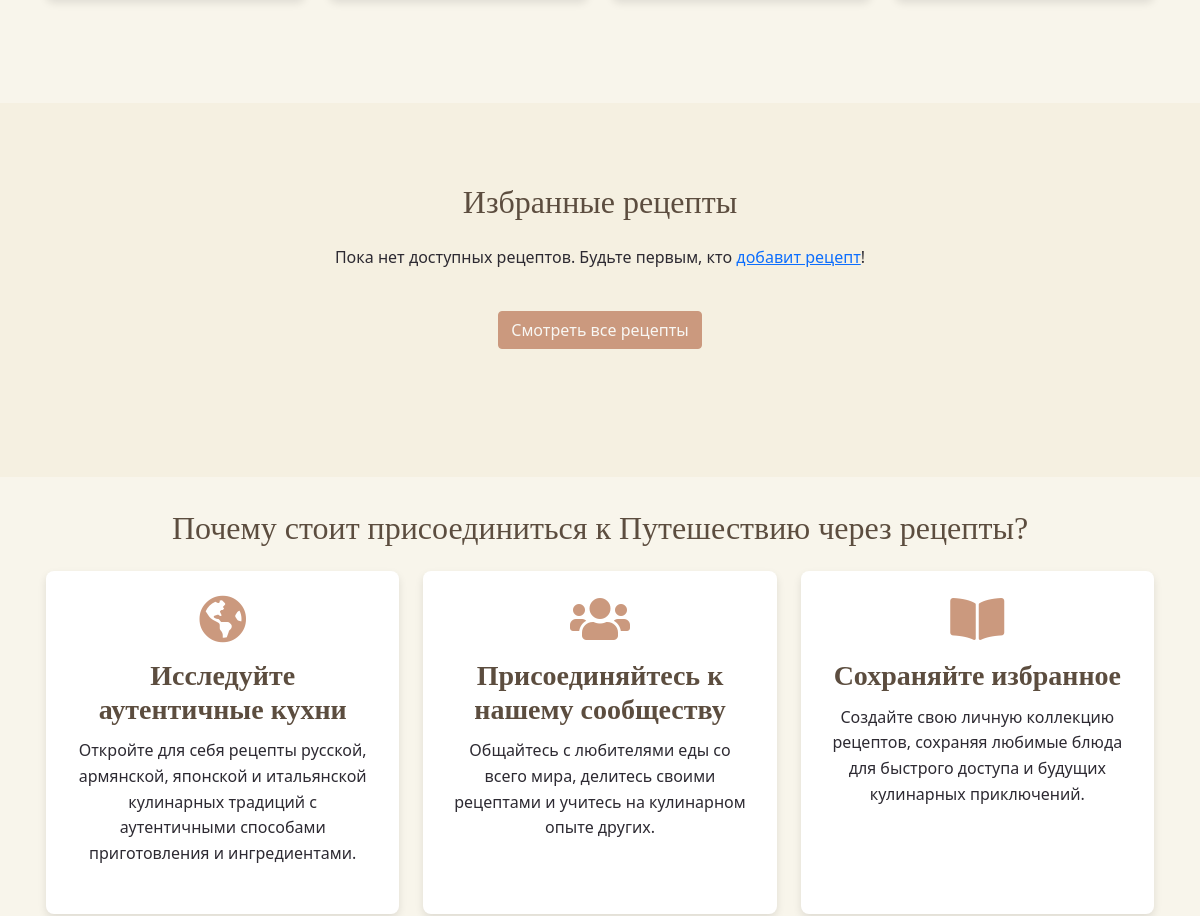
Before: / (middle part) with the older database file.
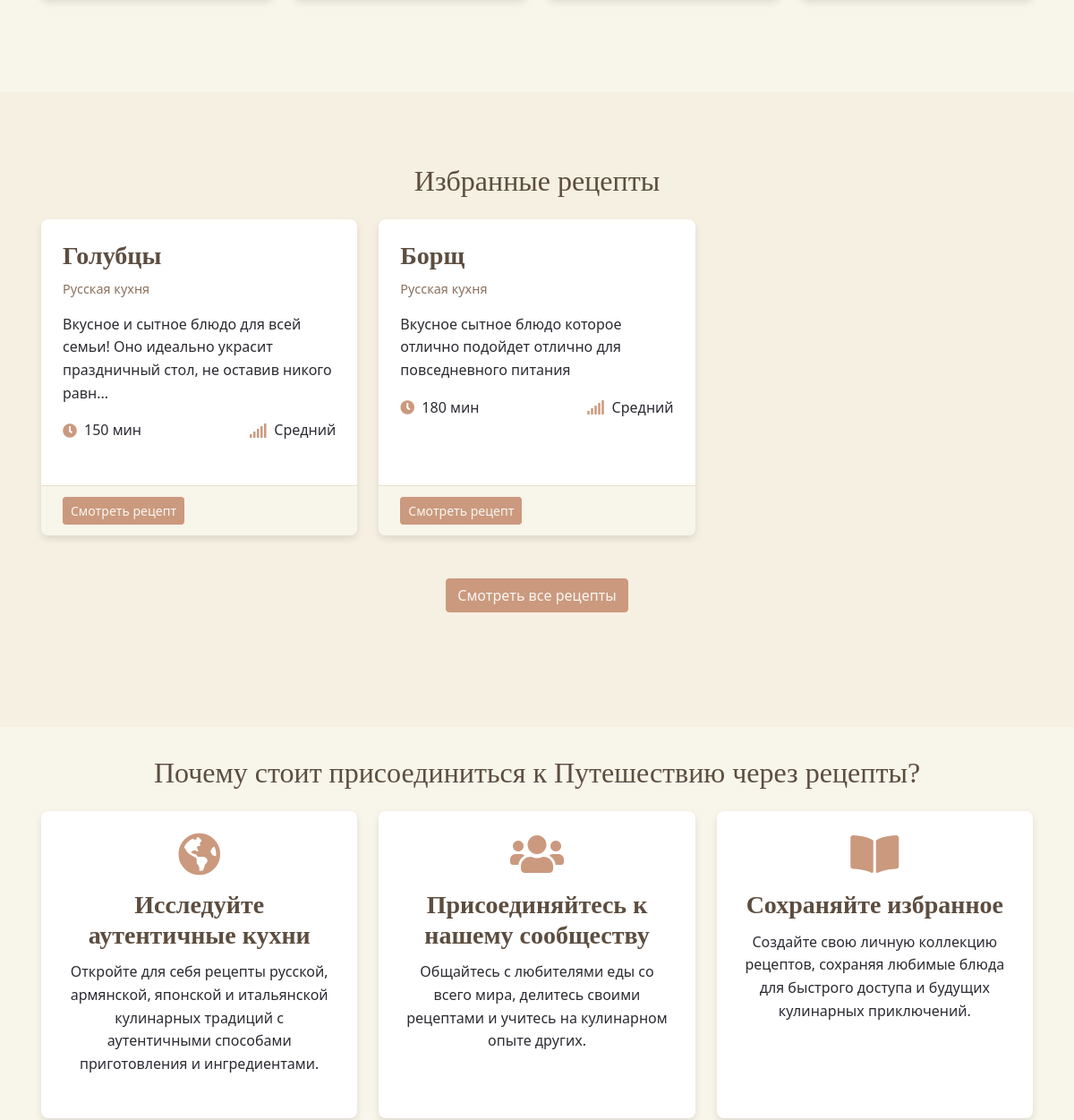
After: the same page with the newer database file.
### models.py (models this page shows, shortened)
class Recipe(db.Model):
    id = db.Column(db.Integer, primary_key=True)
    title = db.Column(db.String(128), nullable=False)
    description = db.Column(db.Text)
    ingredients = db.Column(db.Text, nullable=False)
    instructions = db.Column(db.Text, nullable=False)
    prep_time = db.Column(db.Integer)  # in minutes
    cook_time = db.Column(db.Integer)  # in minutes
    servings = db.Column(db.Integer)
    difficulty = db.Column(db.String(20))  # Easy, Medium, Hard
    created_at = db.Column(db.DateTime, default=datetime.utcnow)
    updated_at = db.Column(db.DateTime, default=datetime.utcnow, onupdate=datetime.utcnow)
    user_id = db.Column(db.Integer, db.ForeignKey('user.id'))
    cuisine_id = db.Column(db.Integer, db.ForeignKey('cuisine.id'))
    favorites = db.relationship('Favorite', backref='recipe', lazy='dynamic')

class Cuisine(db.Model):
    id = db.Column(db.Integer, primary_key=True)
    name = db.Column(db.String(64), unique=True, nullable=False)
    description = db.Column(db.Text)
    recipes = db.relationship('Recipe', backref='cuisine', lazy='dynamic')

### routes.py (the view)
@app.route('/')
def index():
    featured_recipes = Recipe.query.order_by(Recipe.created_at.desc()).limit(6).all()
    cuisines = Cuisine.query.all()
    return render_template('index.html', featured_recipes=featured_recipes, cuisines=cuisines)

### templates/index.html (shortened to what the changed rows need)
{% extends 'base.html' %}
{% block content %}
    <section class="bg-beige py-5">
        <div class="container section">
            <h2 class="text-center mb-4">Избранные рецепты</h2>
            <div class="row">
                {% if featured_recipes %}
                    {% for recipe in featured_recipes %}
                        <div class="col-lg-4 col-md-6 mb-4">
                            <div class="card h-100 animate-on-scroll">
                                <div class="card-body">
                                    <h3 class="card-title">{{ recipe.title }}</h3>
                                    <p class="card-subtitle">{{ recipe.cuisine.name }} кухня</p>
                                    <p class="card-text">{{ recipe.description[:100] }}{% if recipe.description|length > 100 %}...{% endif %}</p>
                                    <div class="d-flex justify-content-between align-items-center">
                                        <div class="recipe-meta-item">
                                            <i class="fas fa-clock"></i>
                                            <span>{{ recipe.prep_time + recipe.cook_time }} мин</span>
                                        </div>
                                        <div class="recipe-meta-item">
                                            <i class="fas fa-signal"></i>
                                            <span>{{ recipe.difficulty }}</span>
                                        </div>
                                    </div>
                                </div>
                                <div class="card-footer">
                                    <a href="{{ url_for('recipe_detail', recipe_id=recipe.id) }}" class="btn btn-primary btn-sm">Смотреть рецепт</a>
                                </div>
                            </div>
                        </div>
                    {% endfor %}
                {% else %}
                    <div class="col-12 text-center">
                        <p>Пока нет доступных рецептов. Будьте первым, кто <a href="{{ url_for('add_recipe') }}">добавит рецепт</a>!</p>
                    </div>
                {% endif %}
            </div>
        </div>
    </section>
    <section class="container section">
        <h2 class="text-center mb-4">Почему стоит присоединиться к Путешествию через рецепты?</h2>
    </section>
{% endblock %}

Changed rows visible on the page:
added Recipe: title "Голубцы", cuisine.name "Русская", description "Вкусное и сытное блюдо для всей семьи! Оно идеально украсит праздничный стол, не оставив никого равн", recipe.prep_time+recipe.cook_time "150", difficulty "Средний"
added Recipe: title "Борщ", cuisine.name "Русская", description "Вкусное сытное блюдо которое отлично подойдет отлично для повседневного питания", recipe.prep_time+recipe.cook_time "180", difficulty "Средний"
Other visible differences:
text no longer shown: "Пока нет доступных рецептов. Будьте первым, кто добавит рецепт !"
